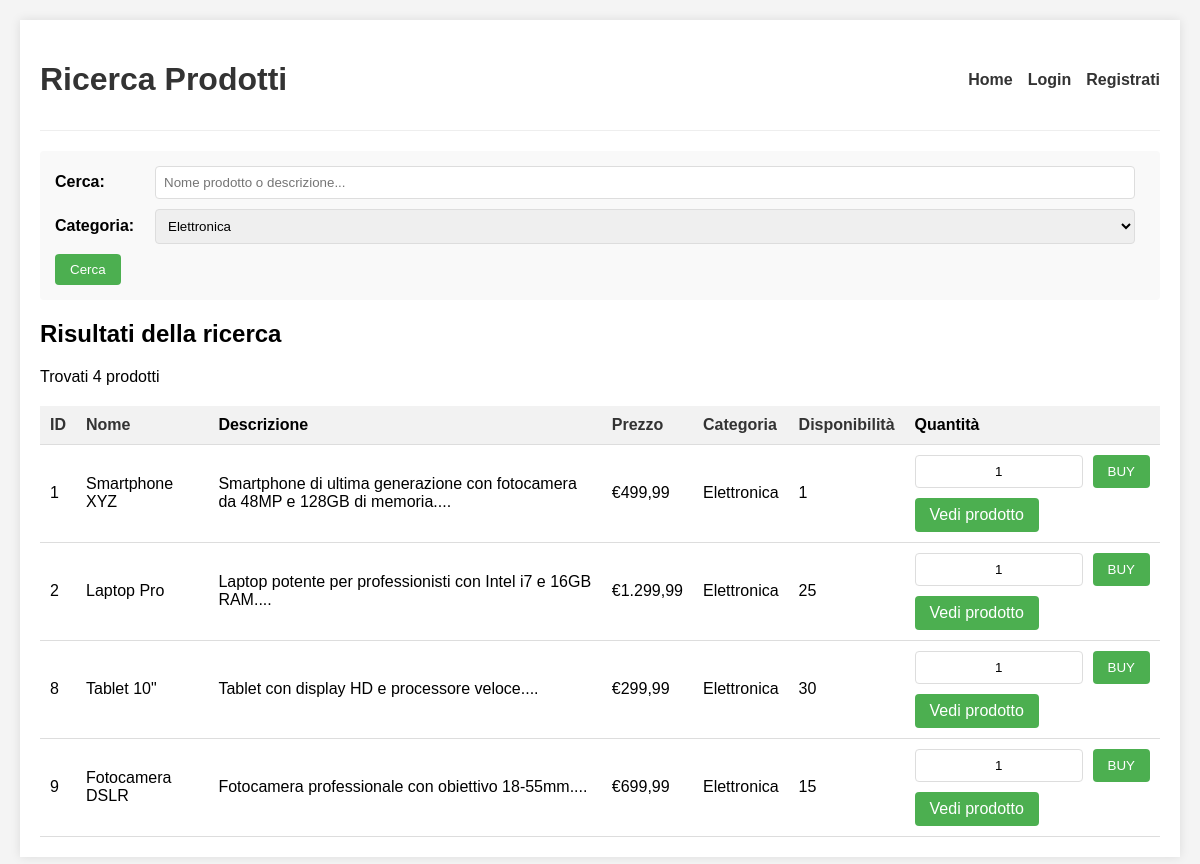
/search.php?category=Elettronica&link=similar, run on the app's committed database.
### tables this page shows
CREATE TABLE IF NOT EXISTS products (
    id INT AUTO_INCREMENT PRIMARY KEY,
    name VARCHAR(100) NOT NULL,
    description TEXT,
    price DECIMAL(10, 2) NOT NULL,
    category VARCHAR(50) NOT NULL,
    stock INT DEFAULT 0,
    image_url VARCHAR(255),
    created_at TIMESTAMP DEFAULT CURRENT_TIMESTAMP
);

### html/search.php (the view, shortened to what this page needs)
<?php
require_once 'config.php';
$search_term = "";
$category = "";
$results = null;
$order_by = "id";
$selectedLink = null;
if (isset($_GET['search']) || isset($_GET['category'])) {
    $search_term = isset($_GET['search']) ? $_GET['search'] : "";
    $category = isset($_GET['category']) ? $_GET['category'] : "";
    $query = "SELECT id, name, description, price, category, stock, image_url FROM products WHERE 1=1";
    if (!empty($category)) {
        $query .= " AND category = '$category'";
    }
    $query .= " ORDER BY $order_by";
    try {
        $results = mysqli_query($conn, $query);
    } catch (Exception $e) {
        $error = $e->getMessage();
    }
}
$categories_query = "SELECT DISTINCT category FROM products ORDER BY category";
try {
    $categories_result = mysqli_query($conn, $categories_query);
    } catch (Exception $e) {
       $error = $e->getMessage();
      }
?>
<!DOCTYPE html>
<html lang="it">
<head>
</head>
<body>
    <div class="container">
        <div class="header">
            <h1>Ricerca Prodotti</h1>
            <div class="nav">
                <a href="index.php">Home</a>
                <?php if (isset($_SESSION['user_id'])): ?>
                    <a href="logout.php">Logout</a>
                <?php else: ?>
                    <a href="login.php">Login</a>
                    <a href="register.php">Registrati</a>
                <?php endif; ?>
            </div>
        </div>
        <div class="search-form">
            <form action="search.php" method="GET">
                <div class="form-group">
                    <label for="search">Cerca:</label>
                    <input type="text" id="search" name="search" placeholder="Nome prodotto o descrizione..." value="<?php echo htmlspecialchars($search_term); ?>">
                </div>
                <div class="form-group">
                    <label for="category">Categoria:</label>
                    <select id="category" name="category">
                        <?php
                        if ($categories_result) {
                            while ($cat = mysqli_fetch_assoc($categories_result)) {
                                $selected = ($category == $cat['category']) ? 'selected' : '';
                                echo "<option value='" . $cat['category'] . "' $selected>" . $cat['category'] . "</option>";
                            }
                        }
                        ?>
                    </select>
                </div>
                <button type="submit">Cerca</button>
            </form>
        </div>
        <?php if ($results && mysqli_num_rows($results) > 0): ?>
            <h2>Risultati della ricerca</h2>
            <p>Trovati <?php echo mysqli_num_rows($results); ?> prodotti</p>
            <table>
                <thead>
                    <tr>
                        <th><a href="?search=<?php echo urlencode($search_term); ?>&category=<?php echo urlencode($category); ?>&order_by=id">ID</a></th>
                        <th><a href="?search=<?php echo urlencode($search_term); ?>&category=<?php echo urlencode($category); ?>&order_by=name">Nome</a></th>
                        <th>Descrizione</th>
                        <th><a href="?search=<?php echo urlencode($search_term); ?>&category=<?php echo urlencode($category); ?>&order_by=price">Prezzo</a></th>
                        <th><a href="?search=<?php echo urlencode($search_term); ?>&category=<?php echo urlencode($category); ?>&order_by=category">Categoria</a></th>
                        <th><a href="?search=<?php echo urlencode($search_term); ?>&category=<?php echo urlencode($category); ?>&order_by=stock">Disponibilità</a></th>
                        <th>Quantità</th>
                    </tr>
                </thead>
                <tbody>
                    <?php while ($product = mysqli_fetch_assoc($results)): ?>
                        <tr>
                            <td><?php echo htmlspecialchars($product['id']); ?></td>
                            <td><?php echo htmlspecialchars($product['name']); ?></td>
                            <td><?php echo htmlspecialchars(substr($product['description'], 0, 100) . '...'); ?></td>
                            <td>€<?php echo htmlspecialchars(number_format($product['price'], 2, ',', '.')); ?></td>
                            <td><?php echo htmlspecialchars($product['category']); ?></td>
                            <td><?php echo htmlspecialchars($product['stock']); ?></td>
                            <td>
                                <form method="POST" action="">
                                    <div class="quantity-input">
                                        <input type="text" id="buy_quantity_<?php echo $product['id']; ?>" name="buy_quantity" value="1" size="3">
                                        <button type="submit">BUY</button>
                                    </div>
                                </form>
                                <?php
								if (isset($_GET['link'])) {$selectedLink = $_GET['link'];} ?>
                                <a href="search.php?search=<?php echo urlencode($product['name']); ?>&link=product" class="btn" id="btn-product"
                                <?php echo $selectedLink === 'product' ? 'style="display:none;"' : ''; ?>> Vedi prodotto</a>
                            </td>
                        </tr>
                    <?php endwhile; ?>
                </tbody>
            </table>
        <?php elseif (isset($_GET['search']) || isset($_GET['category'])): ?>
            <p>Nessun prodotto trovato per i criteri di ricerca specificati.</p>
        <?php endif; ?>
    </div>
</body>
</html>

### html/search.php (style rules this page uses)
body { font-family: Arial, sans-serif; margin: 0; padding: 20px; background-color: #f4f4f4; }
.container { max-width: 1200px; margin: 0 auto; background: white; padding: 20px; box-shadow: 0 0 10px rgba(0,0,0,0.1); }
.header { display: flex; justify-content: space-between; align-items: center; margin-bottom: 20px; padding-bottom: 10px; border-bottom: 1px solid #eee; }
h1 { color: #333; }
.search-form { background: #f9f9f9; padding: 15px; border-radius: 4px; margin-bottom: 20px; }
.form-group { margin-bottom: 10px; display: flex; align-items: center; }
.form-group label { width: 100px; font-weight: bold; }
input[type="text"], select { padding: 8px; margin-right: 10px; border: 1px solid #ddd; border-radius: 4px; flex: 1; }
button { padding: 8px 15px; background: #4CAF50; color: white; border: none; border-radius: 4px; cursor: pointer; }
table { width: 100%; border-collapse: collapse; margin-top: 20px; }
th, td { padding: 10px; text-align: left; border-bottom: 1px solid #ddd; }
th { background-color: #f2f2f2; }
th a { color: #333; text-decoration: none; }
.nav { display: flex; gap: 15px; }
.nav a { text-decoration: none; color: #333; font-weight: bold; }
.quantity-input { display: flex; align-items: right; }
.quantity-input input { width: 150px; text-align: center; margin-right: 10px; }
.btn { display: inline-block; padding: 8px 15px; background: #4CAF50; color: white; text-decoration: none; border-radius: 4px; margin-top: 10px; }

### data on the page
products: id "1", name "Smartphone XYZ", description "Smartphone di ultima generazione con fotocamera da 48MP e 128GB di memoria....", price "499,99", category "Elettronica", stock "1", buy_quantity "1"
products: id "2", name "Laptop Pro", description "Laptop potente per professionisti con Intel i7 e 16GB RAM....", price "1.299,99", category "Elettronica", stock "25"
products: id "8", name "Tablet 10\"", description "Tablet con display HD e processore veloce....", price "299,99", category "Elettronica", stock "30"
products: id "9", name "Fotocamera DSLR", description "Fotocamera professionale con obiettivo 18-55mm....", price "699,99", category "Elettronica", stock "15"

### other printed values
mysqli_num_rows($results) "4"
form field category "Elettronica"
